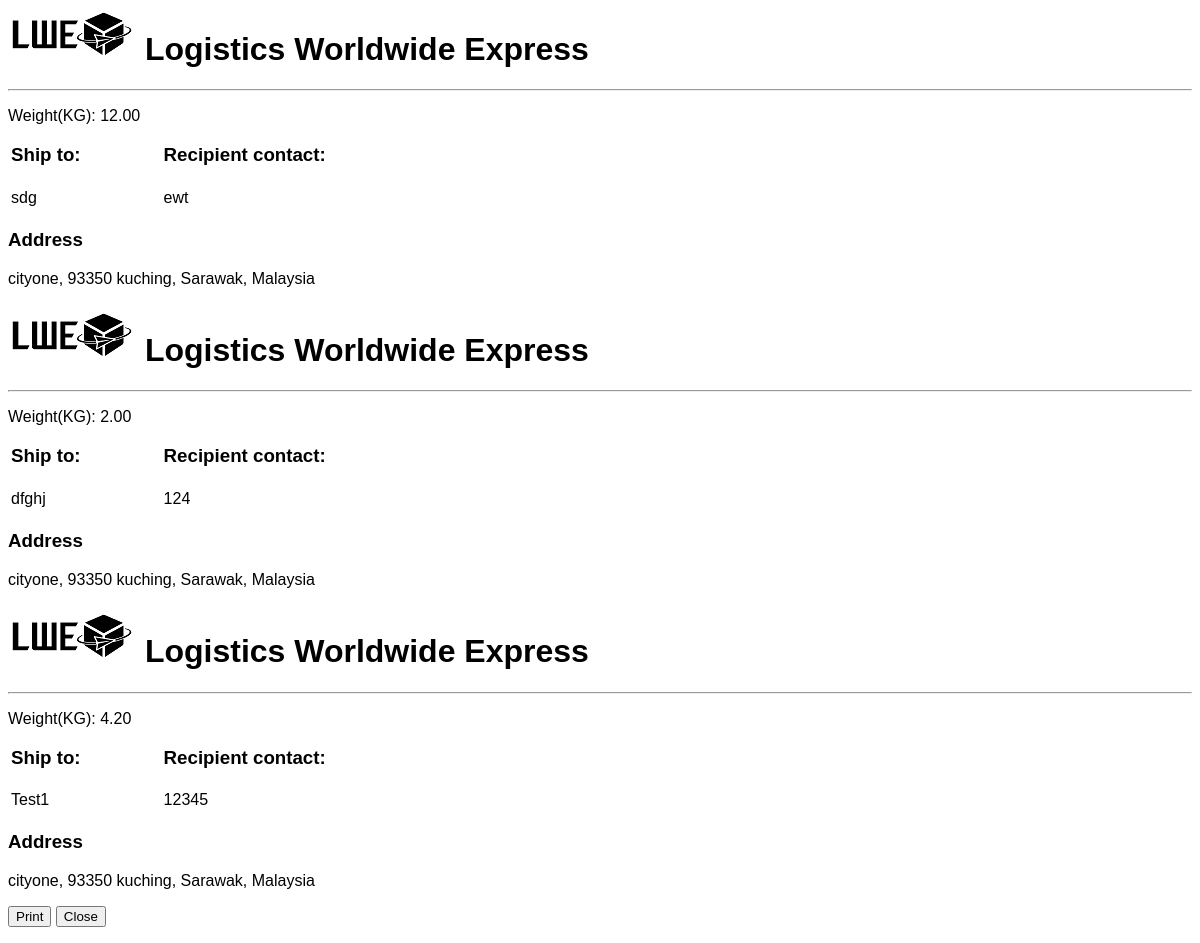
Screenshot of /admin/tag.php with the database file from the repository.
### tables this page shows
CREATE TABLE `shipping` (
  `shipping_id` int(11) NOT NULL,
  `user_id` int(11) NOT NULL,
  `recipient_name` varchar(50) NOT NULL,
  `recipient_contact` varchar(15) NOT NULL,
  `remark` varchar(255) DEFAULT NULL,
  `address_id` int(11) NOT NULL,
  `weight` decimal(10,2) NOT NULL,
  `price` varchar(20) NOT NULL,
  `status` text NOT NULL,
  `datetime` timestamp NOT NULL DEFAULT CURRENT_TIMESTAMP ON UPDATE CURRENT_TIMESTAMP,
  `tracking_code` varchar(25) DEFAULT NULL,
  `payment_id` int(11) NOT NULL,
  `review` text,
  `topup` decimal(10,2) DEFAULT NULL,
  `destination_station` varchar(100) NOT NULL
);

CREATE TABLE `address` (
  `address_id` int(11) NOT NULL,
  `user_id` int(11) NOT NULL,
  `address` varchar(100) NOT NULL,
  `state` varchar(100) NOT NULL,
  `city` varchar(100) NOT NULL,
  `country` varchar(50) NOT NULL,
  `postcode` int(11) NOT NULL
);

### admin/tag.php (the view, shortened to what this page needs)
<?php
require_once '../connection/config.php';
$query = "SELECT *
         FROM shipping sh
         JOIN address ad
         ON sh.address_id = ad.address_id
         WHERE sh.status='Proceed'";
$result = mysqli_query($con, $query);
?>
<html>
    <head>
        <link href="../frameworks/css/style.css" rel="stylesheet"/>
    </head>
    <body class="homepagebg" onload="generateBarcode()">
        <div id="parceltag">
            <?php
            if(mysqli_num_rows($result) > 0)
            {
                while($row = mysqli_fetch_array($result))
                {
                    ?>
            <div class="parceltag">
                <h1>
                    <img src="../resources/img/logo-black.png" alt="blacklogo"/>
                    Logistics Worldwide Express
                </h1>
                <hr/>
                <p>Weight(KG): <?php echo $row['weight'] ?></p>
                <table class="tbltag">
                    <tr>
                        <td><h3>Ship to:</h3></td>
                        <td><h3>Recipient contact:</h3></td>
                    </tr>
                    <tr>
                        <td><p><?php echo $row['recipient_name']; ?></p></td>
                        <td><p><?php echo $row['recipient_contact']; ?></p></td>
                    </tr>
                </table>
                <h3>Address</h3>
                <p><?php echo $row['address'] . ", " . $row['postcode'] . " " . $row['city'] . ", " . $row['state'] . ", " . $row['country']; ?></p>
            </div>
            <?php
                }
            }
            ?>
        </div>
        <p>
            <button onclick="printDiv('parceltag')">Print</button>
            <button onclick="window.close()">Close</button>
        </p>
    </body>
</html>

### frameworks/css/style.css (style rules this page uses)
body { font-family: sans-serif; overflow-x: hidden; min-height: 100vh; }
.tbltag td { padding-right: 80px; }

### rows the page displays
shipping: weight "12.00", recipient_name "sdg", recipient_contact "ewt", address.address "cityone", address.postcode "93350", address.city "kuching", address.state "Sarawak", address.country "Malaysia"
shipping: weight "2.00", recipient_name "dfghj", recipient_contact "124", address.address "cityone", address.postcode "93350", address.city "kuching", address.state "Sarawak", address.country "Malaysia"
shipping: weight "4.20", recipient_name "Test1", recipient_contact "12345", address.address "cityone", address.postcode "93350", address.city "kuching", address.state "Sarawak", address.country "Malaysia"
